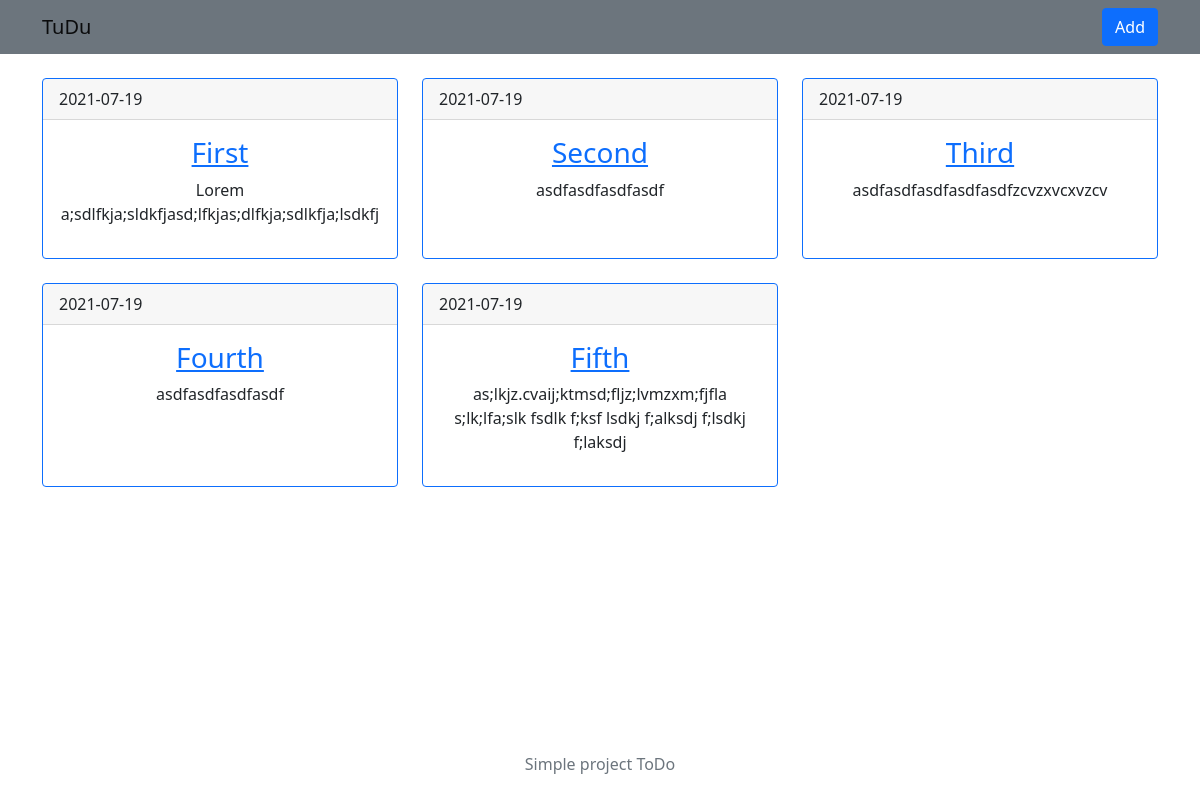
Before: / with the older database file.
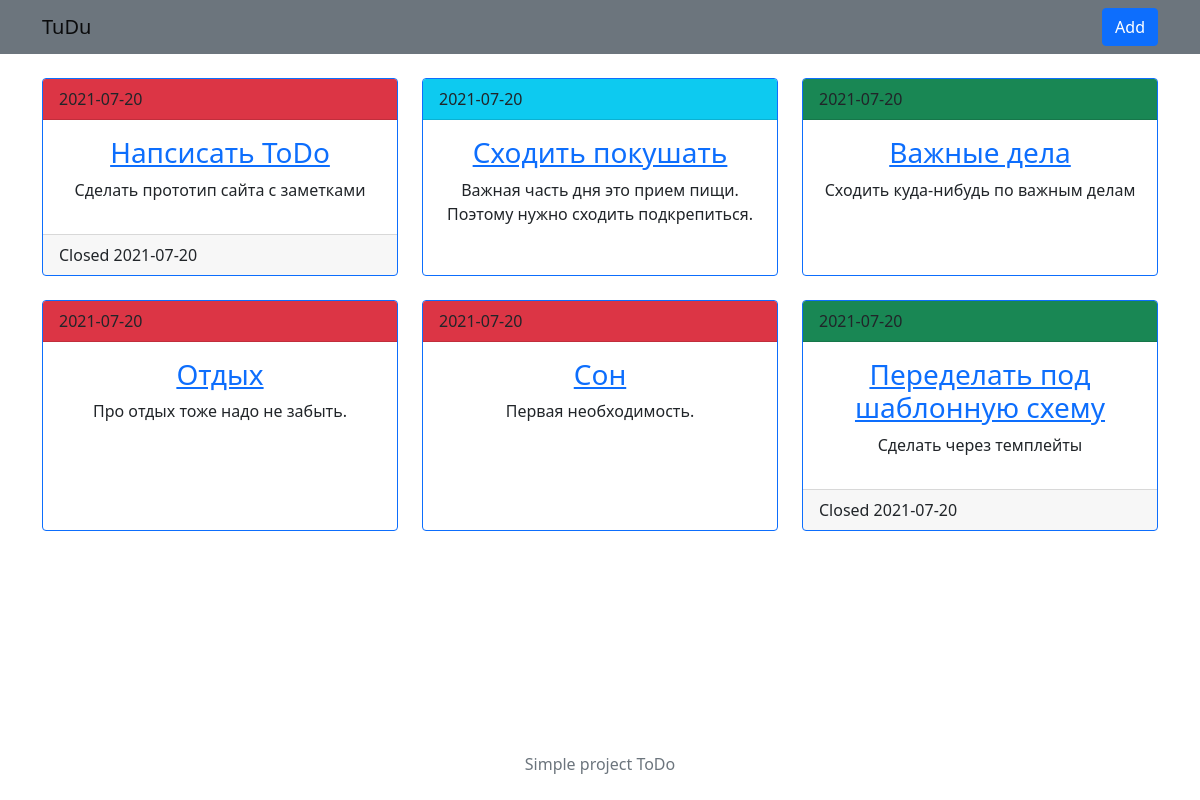
After: the same page with the newer database file.
### tables this page shows
CREATE TABLE TODO (
    id integer primary key autoincrement,
    title string,
    type_id int not null,
    todo_text string,
    create_date date not null,
    end_date date
);

### app.py (the view)
@app.route('/')
def home():
    db = get_db()
    cur = db.execute('select todo.id, todo.title, todo.create_date, todo.todo_text, types.name, todo.end_date from todo join types on todo.type_id = types.id order by todo.create_date desc')
    todos = cur.fetchall()
    return render_template('index.html', todos=todos)

### db.py (called while the page is built)
def db_connect():
    connection = sqlite3.connect('todo.db')
    connection.row_factory = sqlite3.Row
    return connection

def get_db():
    if not hasattr(g, 'connection'):
        g.connection= db_connect()
    return g.connection

### templates/index.html
{% extends 'base.html' %}
{% block content %}
<div class="row card-group justify-content-start gy-4">
    {% for todo in todos %}
    <div class="col-10 col-md-4">
        <div class="card border-primary mb-3 h-100">
            <div class="card-header bg-{{ todo.name.lower()}}">{{todo.create_date}}</div>
            <div class="card-body text-center">
                <h3 class="card-title"><a href="{{ url_for('view', id = todo.id) }}">{{ todo.title }}</a></h3>
                <p class="card-text">{{ todo.todo_text }}</p>
            </div>{% if todo.end_date %}
            <div class="card-footer">
                Closed {{todo.end_date }}
            </div>{% endif %}
        </div>
    </div>
    {% endfor %}
</div>
{% endblock %}

### templates/base.html (shortened to what this page needs)
<html lang="en">
<head>
    <link href="{{ url_for('static', filename='bootstrap.min.css') }}" rel="stylesheet">
</head>
<body class="d-flex flex-column h-100">
    <nav class="navbar navbar-light bg-secondary">
        <div class="container">
            <div>
                <a href="{{ url_for('home') }}" class="navbar-brand">TuDu</a>
            </div>
            <a href="{{ url_for('add') }}" class="btn btn-primary">Add</a>
        </div>
    </nav>
    <div class="container py-4">
        {% block content %}
        {% endblock %}
    </div>
    <footer class="footer mt-auto py-4">
        <div class="container text-center">
            <span class="text-muted">
                Simple project ToDo
            </span>
        </div>
    </footer>
</body>
</html>

Changed rows visible on the page:
removed TODO: create_date "2021-07-19", title "First", todo_text "Lorem a;sdlfkja;sldkfjasd;lfkjas;dlfkja;sdlkfja;lsdkfj"
removed TODO: create_date "2021-07-19", title "Second", todo_text "asdfasdfasdfasdf"
removed TODO: create_date "2021-07-19", title "Third", todo_text "asdfasdfasdfasdfasdfzcvzxvcxvzcv"
removed TODO: create_date "2021-07-19", title "Fourth", todo_text "asdfasdfasdfasdf"
removed TODO: create_date "2021-07-19", title "Fifth", todo_text "as;lkjz.cvaij;ktmsd;fljz;lvmzxm;fjfla s;lk;lfa;slk fsdlk f;ksf lsdkj f;alksdj f;lsdkj f;laksdj"
added TODO: create_date "2021-07-20", title "Напсисать ToDo", todo_text "Сделать прототип сайта с заметками", end_date "2021-07-20"
added TODO: create_date "2021-07-20", title "Сходить покушать", todo_text "Важная часть дня это прием пищи. Поэтому нужно сходить подкрепиться."
added TODO: create_date "2021-07-20", title "Важные дела", todo_text "Сходить куда-нибудь по важным делам"
added TODO: create_date "2021-07-20", title "Отдых", todo_text "Про отдых тоже надо не забыть."
added TODO: create_date "2021-07-20", title "Сон", todo_text "Первая необходимость."
added TODO: create_date "2021-07-20", title "Переделать под шаблонную схему", todo_text "Сделать через темплейты", end_date "2021-07-20"
